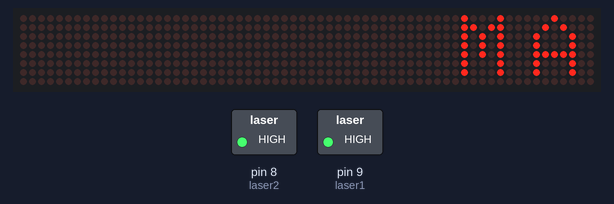
Bench run of a sketch on a simulated Arduino Uno, built with avr-gcc and run on an emulated ATmega328P. Parts: 64×8 LED matrix, switched loads named in the sketch (green lamp = pin HIGH). What the sketch prints to the serial monitor is not drawn.

Above: at 0.6 s.
At 1.57 s:
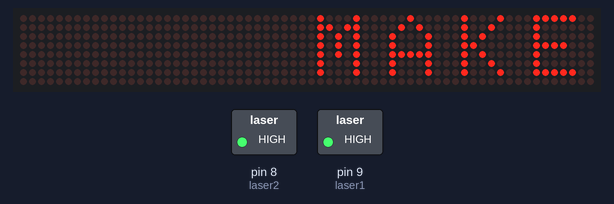
At 2.06 s:
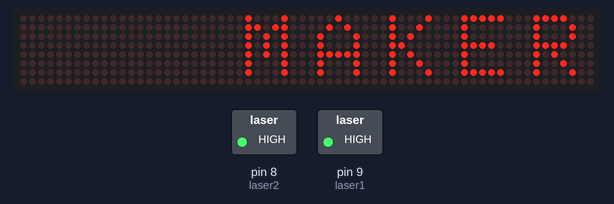
At 2.8 s:
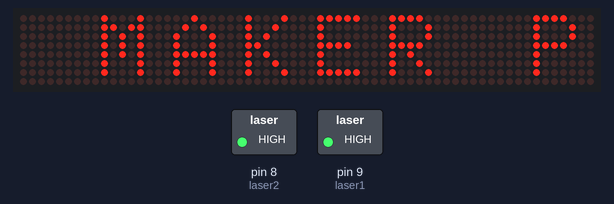
At 6.99 s:
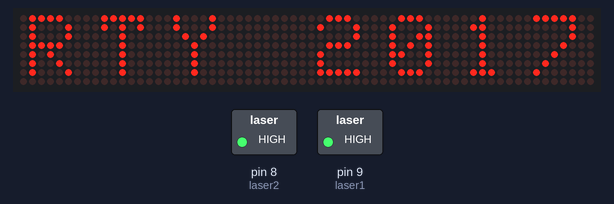
At 11.48 s:
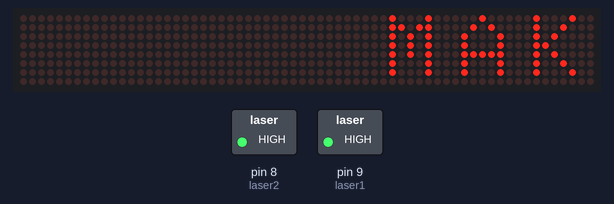

The sketch:

ARD-Downhill-CMMP.ino
```cpp
#include "LedControlMS.h"
#define NBR_MTX 8
#define line1 A0
#define line2 A1
#define laser1 9
#define laser2 8

LedControl lc = LedControl(12, 11, 10, NBR_MTX);

String scrollString = "      MAKER PARTY 2017  ";
int stringLength = scrollString.length();
char ch0, ch1, ch2, ch3, ch4, ch5, ch6, ch7;
int nextCharIndex = 0;

void mainDisplay() {
  lc.displayChar(0, lc.getCharArrayPosition(ch7));
  lc.displayChar(1, lc.getCharArrayPosition(ch6));
  lc.displayChar(2, lc.getCharArrayPosition(ch5));
  lc.displayChar(3, lc.getCharArrayPosition(ch4));
  lc.displayChar(4, lc.getCharArrayPosition(ch3));
  lc.displayChar(5, lc.getCharArrayPosition(ch2));
  lc.displayChar(6, lc.getCharArrayPosition(ch1));
  lc.displayChar(7, lc.getCharArrayPosition(ch0));

  ch0 = ch1;
  ch1 = ch2;
  ch2 = ch3;
  ch3 = ch4;
  ch4 = ch5;
  ch5 = ch6;
  ch6 = ch7;
  ch7 = scrollString[nextCharIndex++];

  if (nextCharIndex >= stringLength) nextCharIndex = 0;
  delay(1);
//  lc.clearAll();
}
void setup() {
  Serial.begin (9600);
  Serial.println("Setup");
  Serial.println(scrollString);
  Serial.println(stringLength);
  delay(200);

  pinMode(laser1, OUTPUT);
  pinMode(laser2, OUTPUT);
  digitalWrite(laser1, HIGH);
  digitalWrite(laser2, HIGH);

  for (int i = 0; i < NBR_MTX; i++) {
    lc.shutdown(i, false);
    /* Set the brightness to a low value */
    lc.setIntensity(i, 1);
    /* and clear the display */
    lc.clearDisplay(i);
  }
  lc.clearAll();
  ch0 = scrollString[0];
  ch1 = scrollString[1];
  ch2 = scrollString[2];
  ch3 = scrollString[3];
  ch4 = scrollString[4];
  ch5 = scrollString[5];
  ch6 = scrollString[6];
  ch7 = scrollString[7];
  nextCharIndex = 8;
}

void loop() {
//  Serial.print(analogRead(line1));
//  Serial.print("    ");
//  Serial.println(analogRead(line2));

  mainDisplay();
}
```

Measured:
- by itself, everything shown: repeats every 10.4 s, in 24 steps
- what the display in image 0 shows lasts 0.5 s, from 0.4 s to 0.9 s
- what the display in image 4 shows lasts 0.4 s, from 6.8 s to 7.2 s
